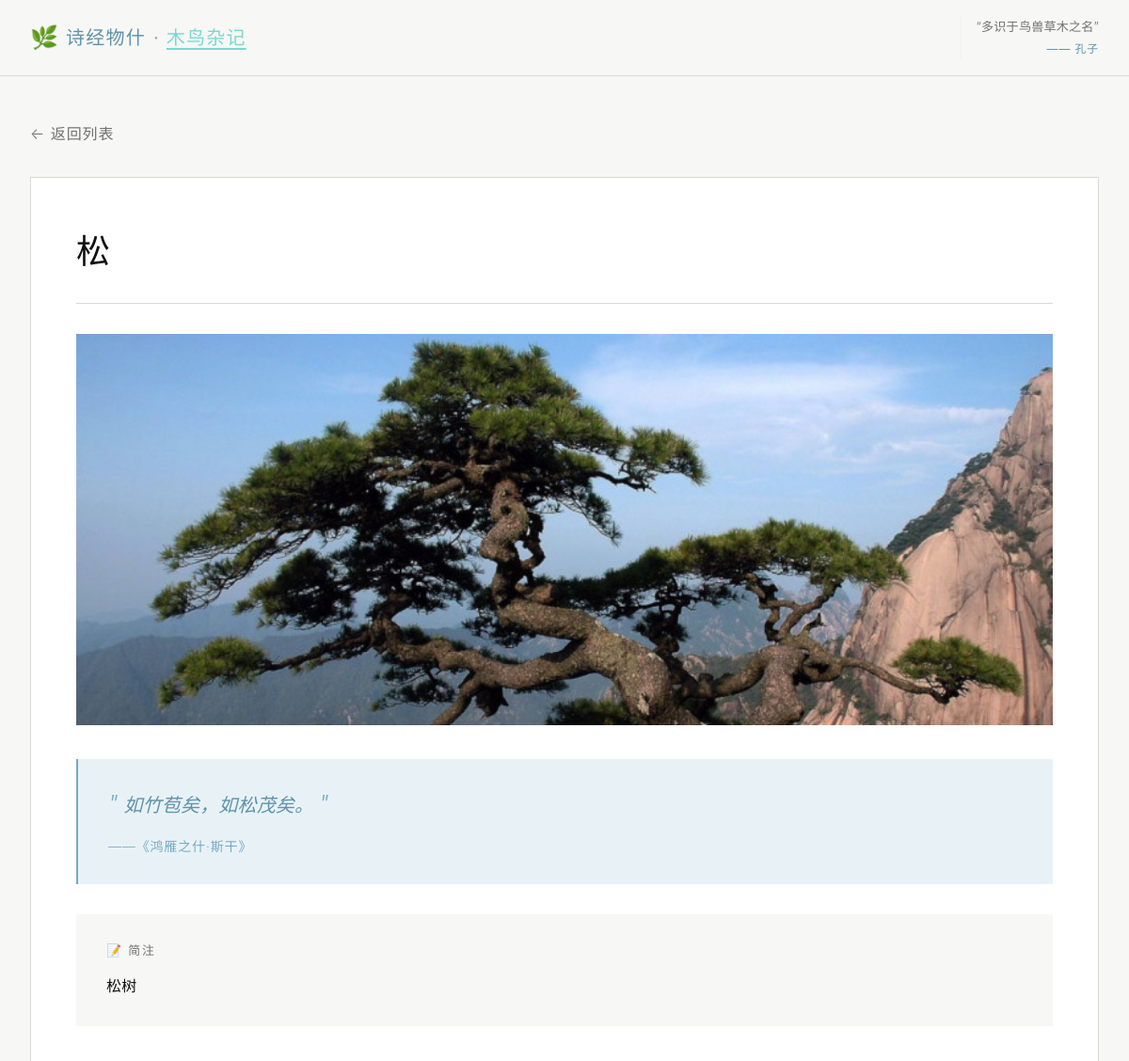
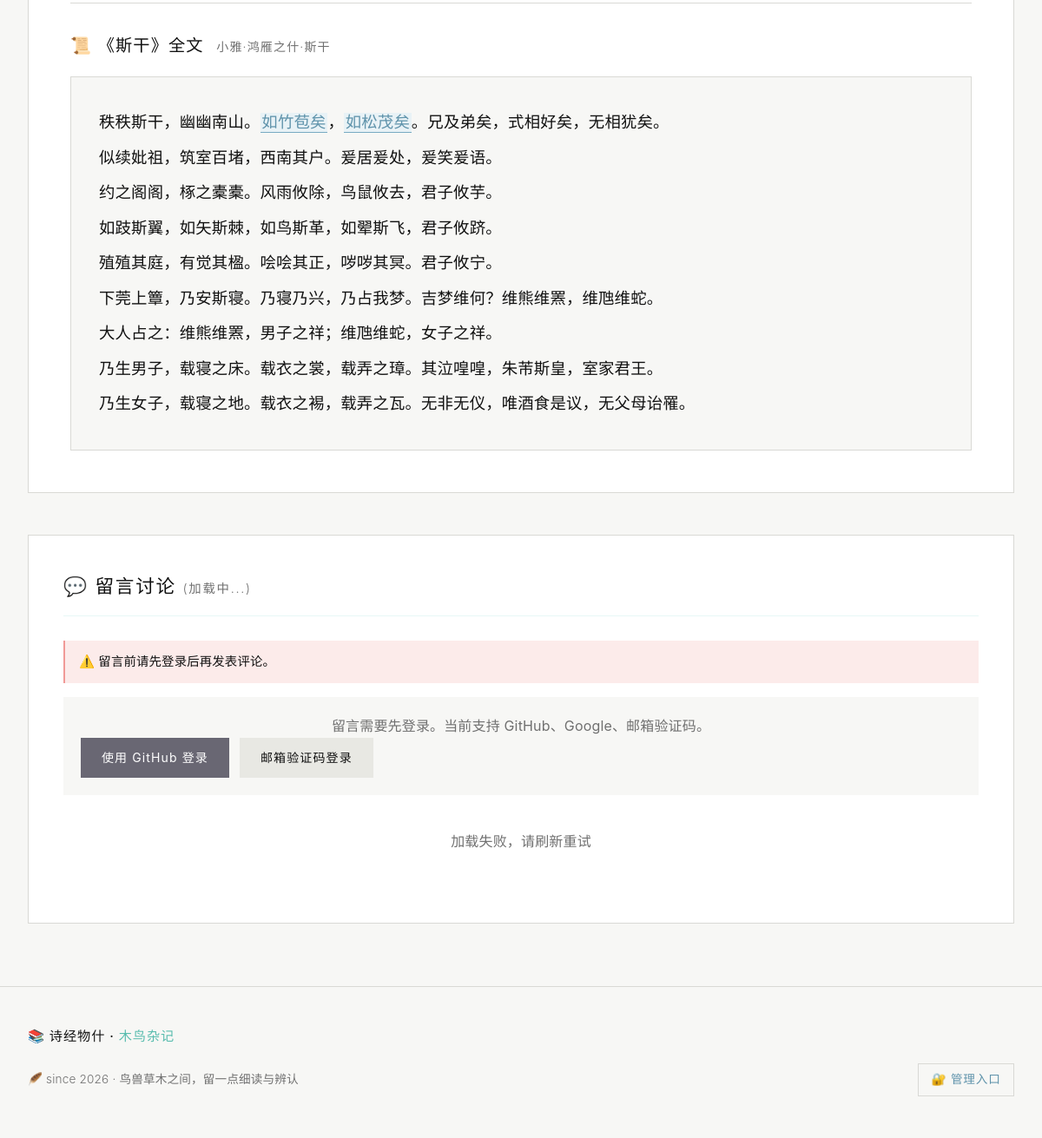
Page /item/76 (signed in) on the committed database (2 pictures, top to bottom).
### shijing_things/models/models.py (models this page shows, shortened)
class ShijingItem(Base):
    __tablename__ = "shijing_items"
    id = Column(Integer, primary_key=True, index=True)
    name = Column(String(100), nullable=False, index=True)
    category = Column(String(10), nullable=False, index=True)  # 草、木、鸟、兽、虫、鱼
    title = Column(String(100), nullable=False, index=True)  # 所属诗篇标题
    chapter = Column(String(50), nullable=False, index=True)  # 章节（如：国风、小雅）
    section = Column(String(50), nullable=False, index=True)  # 部分（如：周南、鹿鸣之什）
    poem_id = Column(Integer, nullable=False, index=True)  # 诗篇ID
    quote = Column(Text, nullable=False)  # 引用诗句
    description = Column(Text, nullable=True)  # 简要注释
    image_url = Column(String(255), nullable=True, default="")  # 图片路径
    modern_name = Column(String(255), nullable=True, default="")  # 今名
    taxonomy = Column(String(255), nullable=True, default="")  # 纲目属
    symbolism = Column(Text, nullable=True, default="")  # 寓意
    wiki_link = Column(String(255), nullable=True, default="")  # 百科链接

class Poem(Base):
    __tablename__ = "poems"
    id = Column(Integer, primary_key=True, index=True)
    title = Column(String(100), nullable=False, index=True)  # 诗名（不同章节可同名，如邶风/鄘风《柏舟》）
    chapter = Column(String(50), nullable=False, index=True)  # 章节（如：国风）
    section = Column(String(50), nullable=False, index=True)  # 部分（如：周南）
    content = Column(Text, nullable=False)  # 诗篇内容（JSON 数组字符串）
    full_source = Column(String(100), nullable=False)  # 完整来源（如：国风·周南·关雎）

### shijing_things/routers/pages.py (the view)
@router.get("/item/{item_id}", response_class=HTMLResponse)
def item_detail(item_id: int, request: Request, db: Session = Depends(get_db)):
    item = crud_item.get(db, item_id=item_id)
    if not item:
        raise HTTPException(status_code=404, detail="事物不存在")
    poem = crud_poem.get(db, poem_id=item.poem_id)
    poem_content = []
    if poem:
        try:
            poem_content = json.loads(poem.content)
        except:
            poem_content = []
    poem_content = highlight_quote_lines(poem_content, item.quote)
    return templates.TemplateResponse("detail.html", {
        "request": request,
        "item": item,
        "poem": poem,
        "poem_content": poem_content,
        "is_admin": is_admin(request),
        "is_oauth_user": is_oauth_user(request),
        "github_login_url": f"/auth/login?next={request.url.path}",
        "wechat_login_url": f"/auth/login?provider=wechat&next={request.url.path}",
        "comment_login_page_url": f"/login?next={request.url.path}",
        "comment_user_name": request.session.get("comment_nickname") or request.session.get("comment_username") or "登录用户",
        "comment_user_avatar": request.session.get("comment_avatar_url") or "",
        "comment_auth_label": get_comment_auth_label(request),
        "google_login_url": f"/auth/login?provider=google&next={request.url.path}",
        "google_oauth_enabled": bool(settings.google_client_id and settings.google_client_secret),
        "wechat_oauth_enabled": bool(settings.wechat_app_id and settings.wechat_app_secret),
    })

### shijing_things/templates/detail.html (shortened to what this page needs)
{% extends "base.html" %}
{% block content %}
<div class="container">
    <a href="/" class="back-link">← 返回列表</a>
    <article class="detail-card">
        <header class="detail-header">
            <h1 class="detail-title">
                {{ item.name }}
                <span class="category-badge category-{{ item.category }}">{{ item.category }}类</span>
            </h1>
        </header>
        <div class="detail-body">
            <div class="detail-image">
                {% if item.image_url %}
                <img src="{{ item.image_url }}" alt="{{ item.name }}">
                {% endif %}
            </div>
            <blockquote class="detail-quote">
                <span class="quote-mark">"</span>
                {{ item.quote }}
                <span class="quote-mark">"</span>
                <cite>——《{{ item.section }}·{{ item.title }}》</cite>
            </blockquote>
            <div class="detail-info">
                {% if item.description %}
                <div class="info-description">
                    <h3>📝 简注</h3>
                    <p>{{ item.description }}</p>
                </div>
                {% endif %}
            </div>
            {% if poem and poem_content %}
            <div class="poem-section">
                <h3 class="poem-title">
                    📜 《{{ poem.title }}》全文
                    <span class="poem-source">{{ poem.full_source }}</span>
                </h3>
                <div class="poem-content">
                    {% for line in poem_content %}
                    <p class="poem-line">{{ line | safe }}</p>
                    {% endfor %}
                </div>
            </div>
            {% endif %}
        </div>
    </article>
    <section class="comments-section" id="comments-section">
        <h2 class="comments-title">
            💬 留言讨论
            <span class="comments-count" id="comments-count">(加载中...)</span>
        </h2>
        <div class="comment-limit-info" id="comment-limit-info" style="display: none;">
            <p class="limit-text"></p>
        </div>
        <div class="comment-login-tip" id="comment-login-tip" {% if is_oauth_user %}style="display: none;"{% endif %}>
            <p>留言需要先登录。当前支持 GitHub、Google、邮箱验证码{% if wechat_oauth_enabled %}，也支持微信登录{% endif %}。</p>
            <div class="comment-login-actions">
                <a class="btn btn-github" href="{{ github_login_url }}">使用 GitHub 登录</a>
                <a class="btn btn-secondary" href="{{ comment_login_page_url }}">邮箱验证码登录</a>
            </div>
        </div>
        <div class="comments-list" id="comments-list">
        </div>
    </section>
</div>
{% endblock %}

### shijing_things/templates/detail.html (style rules this page uses)
.comment-login-actions { display: flex; gap: 0.75rem; flex-wrap: wrap; }

### rows in the picture
ShijingItem: name "松", image_url (picture), quote "如竹苞矣，如松茂矣。", section "鸿雁之什", title "斯干", description "松树"
Poem: title "斯干", full_source "小雅·鸿雁之什·斯干"

### other values in the picture
{{ line | safe }} "秩秩斯干，幽幽南山。 如竹苞矣 ， 如松茂矣 。兄及弟矣，式相好矣，无相犹矣。" "似续妣祖，筑室百堵，西南其户。爰居爰处，爰笑爰语。" "约之阁阁，椓之橐橐。风雨攸除，鸟鼠攸去，君子攸芋。" "如跂斯翼，如矢斯棘，如鸟斯革，如翚斯飞，君子攸跻。" "殖殖其庭，有觉其楹。哙哙其正，哕哕其冥。君子攸宁。" "下莞上簟，乃安斯寝。乃寝乃兴，乃占我梦。吉梦维何？维熊维罴，维虺维蛇。" "大人占之：维熊维罴，男子之祥；维虺维蛇，女子之祥。" "乃生男子，载寝之床。载衣之裳，载弄之璋。其泣喤喤，朱芾斯皇，室家君王。" "乃生女子，载寝之地。载衣之裼，载弄之瓦。无非无仪，唯酒食是议，无父母诒罹。"
